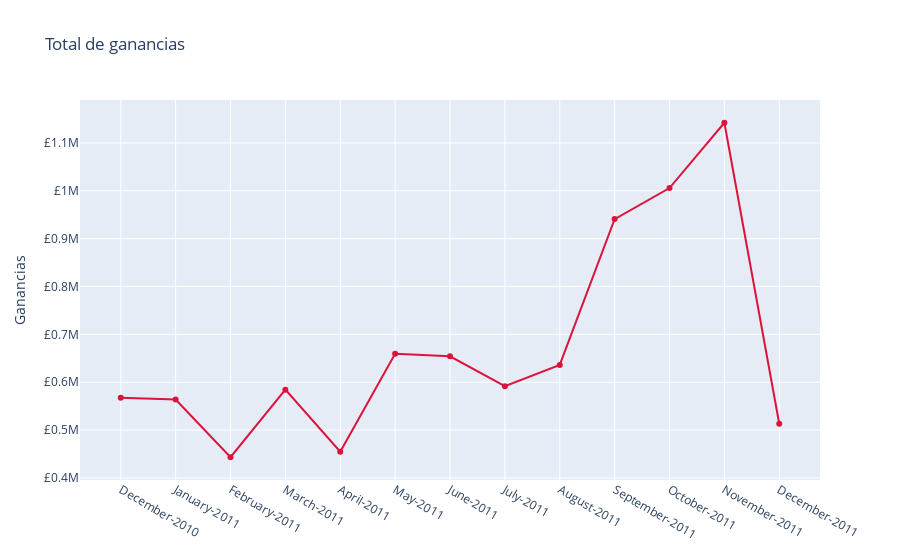

Write notebook code for a chart like this one.
### Markdown cell above
- Ahora si podemos obtener las ganancias totales en el dataset

### Code cell
total_revenue = Sales.groupby('Date', as_index=False)['Revenue'].sum().round(2)
order_list = ["05","09","01","13","03","02","08","07","04","06","12","11","10"]
total_revenue['Order'] = order_list
total_revenue.sort_values(by='Order', inplace=True)
total_revenue.reset_index(drop=True, inplace=True)
total_revenue.drop('Order', axis=1, inplace=True)

fig = go.Figure()
fig.add_traces(go.Scatter(x=total_revenue.Date,y=total_revenue.Revenue,line=dict(color='crimson')))
fig.update_traces(name='Ganancias')
fig.update_layout(title='Total de ganancias')
fig.update_xaxes(tickangle=TICKANGLE)
fig.update_yaxes(tickprefix=CURRENCY, title='Ganancias')

fig.show()

total_revenue

### Figure 1 — Plotly figure (JSON) as saved in the notebook; plotly's stock layout.template omitted (floating-point values rounded to 4 significant figures)
{"data": [{"line": {"color": "crimson"}, "name": "Ganancias", "type": "scatter", "x": ["December-2010", "January-2011", "February-2011", "March-2011", "April-2011", "May-2011", "June-2011", "July-2011", "August-2011", "September-2011", "October-2011", "November-2011", "December-2011"], "y": [567500.0, 564000.0, 443300.0, 584600.0, 455000.0, 659600.0, 654200.0, 591900.0, 636300.0, 940900.0, 1006000.0, 1142000.0, 513200.0]}], "layout": {"title": {"text": "Total de ganancias"}, "xaxis": {"tickangle": 30}, "yaxis": {"tickprefix": "£", "title": {"text": "Ganancias"}}}}
